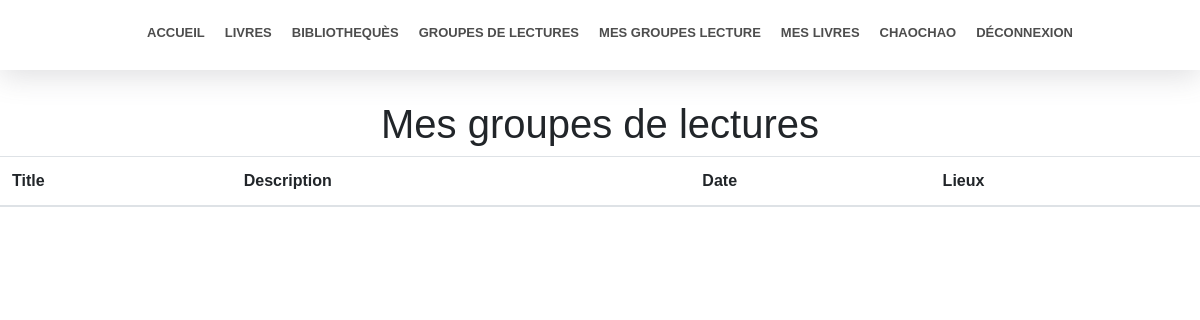
The app's page /mesgroupe-lecture (signed in), older data.
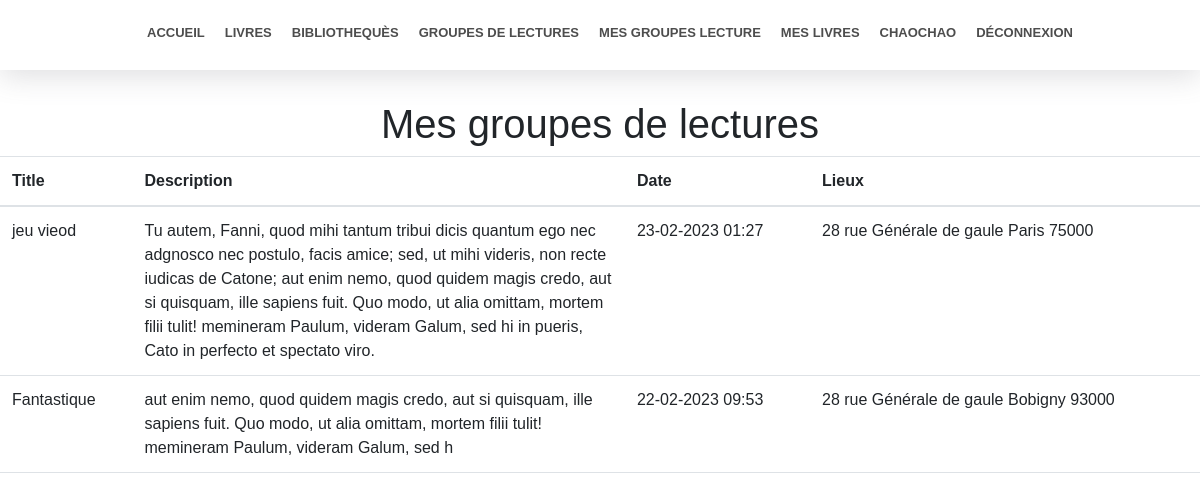
The same page, newer data.
### accounts/models.py (models this page shows, shortened)
class CustomUser(AbstractUser):
    is_libraire = models.BooleanField(default=False)
    adresse = models.CharField(max_length=200, blank=False)
    cp = models.CharField(max_length=6, blank=False)

class GL_User(models.Model):
    dateinscription = models.DateTimeField(auto_now=True)
    user = models.ForeignKey(CustomUser, on_delete=models.CASCADE)
    groupe_lecture = models.ForeignKey(Groupe_Lecture, on_delete=models.CASCADE)

class Groupe_Lecture(models.Model):
    title = models.CharField(max_length=100)
    description = models.CharField(max_length=400)
    date = models.DateTimeField()
    biblio = models.ForeignKey(Biliotheque, on_delete=models.CASCADE)

class Biliotheque(models.Model):
    name = models.CharField(max_length=60)
    adresse = models.CharField(max_length=60)
    ville = models.CharField(max_length=50)
    cp = models.CharField(max_length=60)

### groupelecture/views.py (the view)
# urls.py: path('mesgroupe-lecture' ,gl_views.mesgroupelecture, name="meslecture"),
@login_required()
def mesgroupelecture(request):
    context = {}
    context['participates'] = GL_User.objects.filter(user_id=request.user.pk)
    return render(request, 'groupe-lecture/meslecture.html', context=context)

### templates/groupe-lecture/meslecture.html (shortened to what this page needs)
{% extends 'index.html' %}
{% block content %}
    <div style="height: 100px"></div>
    <section style="max-width: 1400px;margin: auto;">
        <h1 class="text-center">Mes groupes de lectures</h1>
        <table class="table">
            <thead>
                <tr>
                    <th>Title</th>
                    <th>Description</th>
                    <th>Date</th>
                    <th>Lieux</th>
                </tr>
            </thead>
            <tbody>
                {% for participate in participates %}
                    <tr>
                        <td>{{ participate.groupe_lecture.title }}</td>
                        <td style="max-width: 400px">{{ participate.groupe_lecture.description }}</td>
                        <td>{{ participate.groupe_lecture.date|date:"d-m-Y H:i" }}</td>
                        <td>{{ participate.groupe_lecture.biblio.adresse }} {{ participate.groupe_lecture.biblio.ville }} {{ participate.groupe_lecture.biblio.cp }}</td>
                    </tr>
                {% endfor %}
            </tbody>
        </table>
    </section>
{% endblock %}

### templates/index.html (shortened to what this page needs)
<!doctype html>
<html lang="fr">
<head>
    <link href="https://cdn.jsdelivr.net/npm/bootstrap@5.3.0-alpha1/dist/css/bootstrap.min.css" rel="stylesheet">
    <link rel="stylesheet" href="https://cdn.jsdelivr.net/npm/bootstrap-select@1.13.9/dist/css/bootstrap-select.min.css">
    <link rel="stylesheet" href="https://stackpath.bootstrapcdn.com/bootstrap/4.3.1/css/bootstrap.min.css">
    <link rel="stylesheet" href="https://cdn.jsdelivr.net/npm/bootstrap-select@1.13.9/dist/css/bootstrap-select.min.css">
    {% load static %}
    <link rel="stylesheet" type='text/css' href="{% static '/css/main.css' %}">
</head>
<body>
    <div class="div-navbar">
        <section class="section-navbar">
            <section class="section-navbar-center" id="section-navbar-center">
                <div class="section-navbar-center-div">
                    <span class="section-navbar-center-span section-navbar-center-span-margin">
                         <a href="{% url 'home' %}"><span>Accueil</span></a>
                    </span>
                    <span class="section-navbar-center-span">
                        <a href="{% url 'livres' %}"><span>Livres</span></a>
                    </span>
                    <span class="section-navbar-center-span">
                        <a href="{% url 'bibliotheques' %}"><span>Bibliothequès</span></a>
                    </span>
                    <span class="section-navbar-center-span">
                        <a href="{% url 'groupe-lecture' %}"><span>Groupes de lectures</span></a>
                    </span>
                    {% if user.username %}
                        <span class="section-navbar-center-span">
                            <a href="{% url 'meslecture' %}"><span>Mes Groupes Lecture</span></a>
                        </span>
                        <span class="section-navbar-center-span">
                            <a href="{% url 'meslivres' %}"><span>Mes livres</span></a>
                        </span>
                        <span class="section-navbar-center-span">
                            <span><iconify-icon icon="mdi:user" width="34" class="icone-center"></iconify-icon>{{ user.username }}</span>
                        </span>
                        <span class="section-navbar-center-span">
                            <a href="{% url 'logout' %}"><span><iconify-icon icon="material-symbols:logout" width="34" class="icone-center"></iconify-icon>Déconnexion</span></a>
                        </span>
                    {% endif %}
                </div>
            </section>
        </section>
    </div>
    {% block content %}
    {% endblock %}
    <div style="height: 100px;"></div>
   </body>
</html>

### static/css/main.css (style rules this page uses)
section { font-family: "Public Sans", sans-serif; }
body { margin: 0; }
.section-navbar { height: 70px; display: flex; align-items: center; margin: 0 auto; padding: 0 20px; z-index: 20; }
.div-navbar { min-height: 70px; background-color: white; z-index: 20; position: fixed; display: flex; align-items: center; width: 100%; box-shadow: rgb(100 100 111 / 20%) 0px 7px 29px 0px }
.section-navbar-center-div { display: flex; }
.section-navbar-center { display: flex; margin: 0 auto; height: 100%; align-items: center; grid-column-gap: 10px; column-gap: 10px; }
.section-navbar-center-span { text-transform: uppercase; padding: 0; font-weight: 600; font-family: Public Sans,sans-serif; font-size: 13px; color: #4d4d4d; display: flex; align-items: center; flex-shrink: 0; flex-grow: 1; border-bottom: 4px solid transparent; padding: 0 10px; }
.section-navbar-center-span a { text-decoration: none; color: #4d4d4d; }
.section-navbar-center-span-margin { margin-left: 20px; }

Row changes from the older to the newer data that the page shows:
added GL_User: groupe_lecture "jeu vieod", groupe_lecture.description "Tu autem, Fanni, quod mihi tantum tribui dicis quantum ego nec adgnosco nec postulo, facis amice; sed, ut mihi videris, non recte iudicas de Catone; aut enim nemo, quod quidem magis credo, aut si quisquam, ille sapiens fuit. Quo modo, ut alia omittam, mortem filii tulit! memineram Paulum, videram Galum, sed hi in pueris, Cato in perfecto et spectato viro.", groupe_lecture "23-02-2023 01:27", groupe_lecture.biblio.adresse "28 rue Générale de gaule", groupe_lecture.biblio.ville "Paris", groupe_lecture.biblio.cp "75000"
added GL_User: groupe_lecture "Fantastique", groupe_lecture.description "aut enim nemo, quod quidem magis credo, aut si quisquam, ille sapiens fuit. Quo modo, ut alia omittam, mortem filii tulit! memineram Paulum, videram Galum, sed h", groupe_lecture "22-02-2023 09:53", groupe_lecture.biblio.adresse "28 rue Générale de gaule", groupe_lecture.biblio.ville "Bobigny", groupe_lecture.biblio.cp "93000"
